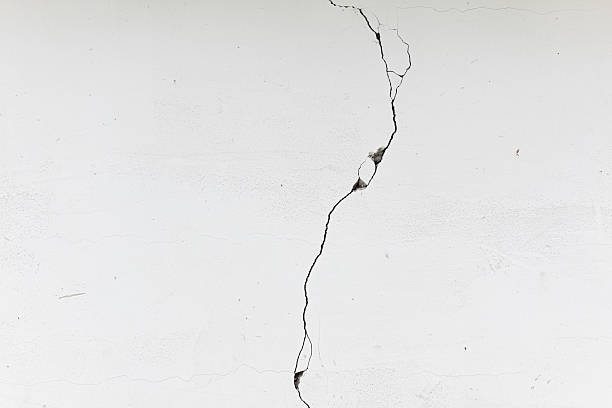
#> input picture crack.jpg, 612 x 408 px
$ python -i better_crack_lines.py   (imports and definitions only)
#> lines starting #> are read from the running program, lines starting #| are printed output that depends on the picture; after the words box and inside, x2 and y2 are one past the last pixel; in counts of white or black regions, pixels touching at a corner belong together
"""better_crack_lines.py
Drop-in replacement for analyze_crack() in predict_csaf.py.

Same return value as before:  (crack_type, edges_img, annotated_img)
  crack_type     "Horizontal Crack" / "Vertical Crack" / "Diagonal Crack" / "Fine Crack"
  edges_img      2-D uint8 mask of the kept crack-like pieces
  annotated_img  RGB copy of the photo with those pieces drawn in red

Why it differs from Canny + Hough: concrete grain makes thousands of tiny
edges, and Hough joins them into "lines". This version looks for DARK THIN
ridges (black-hat filter), then keeps only connected pieces that are long,
thin and not a solid bar. Thick straight bars (window frames, door edges)
are rejected by the fill test.

It is still a heuristic aid, not a validated crack segmenter.
"""
import numpy as np
import cv2
from PIL import Image

WORK_MAX_SIDE = 640      # analyse at most this big (speed); result is scaled back


def _odd(n):
    n = int(round(n))
    return n if n % 2 == 1 else n + 1


def crack_mask(rgb, k_frac=0.04, sigma=2.5, min_len_frac=0.12,
               min_elong=3.0, max_fill=0.65):
    """Return a uint8 mask (0/255) of crack-like pieces for an RGB uint8 image."""
    h, w = rgb.shape[:2]
    gray = cv2.cvtColor(rgb, cv2.COLOR_RGB2GRAY)
    gray = cv2.createCLAHE(clipLimit=2.0, tileGridSize=(8, 8)).apply(gray)
    gray = cv2.GaussianBlur(gray, (3, 3), 0)

    k = _odd(max(9, min(h, w) * k_frac))
    kernel = cv2.getStructuringElement(cv2.MORPH_ELLIPSE, (k, k))
    bh = cv2.morphologyEx(gray, cv2.MORPH_BLACKHAT, kernel).astype(np.float32)

    thr = bh.mean() + sigma * bh.std()
    m = (bh > thr).astype(np.uint8) * 255
    m = cv2.morphologyEx(m, cv2.MORPH_CLOSE,
                         cv2.getStructuringElement(cv2.MORPH_ELLIPSE, (3, 3)))

    n, lab, stats, _ = cv2.connectedComponentsWithStats(m, connectivity=8)
    keep = np.zeros((h, w), np.uint8)
    min_len = min_len_frac * min(h, w)
    for i in range(1, n):
        area = stats[i, cv2.CC_STAT_AREA]
        if area < 20:
            continue
        ys, xs = np.where(lab == i)
        pts = np.column_stack([xs, ys]).astype(np.float32)
        (cx, cy), (rw, rh), _ang = cv2.minAreaRect(pts)
        long_s, short_s = max(rw, rh), max(min(rw, rh), 1.0)
        fill = area / (long_s * short_s)
        if long_s >= min_len and long_s / short_s >= min_elong and fill <= max_fill:
            keep[lab == i] = 255
    return keep


def _orientation_deg(mask):
    """Dominant orientation of the kept pixels, 0 = horizontal, 90 = vertical."""
    ys, xs = np.where(mask > 0)
    if len(xs) < 10:
        return None
    pts = np.column_stack([xs, ys]).astype(np.float32)
    vx, vy, _, _ = cv2.fitLine(pts, cv2.DIST_L2, 0, 0.01, 0.01).ravel()
    return abs(np.degrees(np.arctan2(vy, vx)))


def analyze_crack(image):
    """image: PIL image or RGB numpy array. Returns (crack_type, edges, annotated)."""
    rgb = np.array(image.convert("RGB")) if isinstance(image, Image.Image) else np.asarray(image)
    H, W = rgb.shape[:2]

    s = min(1.0, WORK_MAX_SIDE / max(H, W))
    work = cv2.resize(rgb, (int(W * s), int(H * s)), interpolation=cv2.INTER_AREA) if s < 1 else rgb
    mask_w = crack_mask(work)
    mask = cv2.resize(mask_w, (W, H), interpolation=cv2.INTER_NEAREST) if s < 1 else mask_w

    annotated = rgb.copy()
    thick = cv2.dilate(mask, np.ones((3, 3), np.uint8))
    annotated[thick > 0] = (255, 0, 0)

    ang = _orientation_deg(mask)
    if ang is None:
        crack_type = "Fine Crack"
    elif ang < 20:
        crack_type = "Horizontal Crack"
    elif ang > 70:
        crack_type = "Vertical Crack"
    else:
        crack_type = "Diagonal Crack"
    return crack_type, mask, annotated

>>> from PIL import Image
>>> picture = Image.open('crack.jpg')
#> picture is the input picture: PIL image 612x408 RGB; mean R, G, B 229.2, 229.2, 229.1
>>> result = analyze_crack(picture)
#> in crack_mask, `gray = cv2.createCLAHE(clipLimit=2.0, tileGridSize=(8, 8)).apply(gray)`:
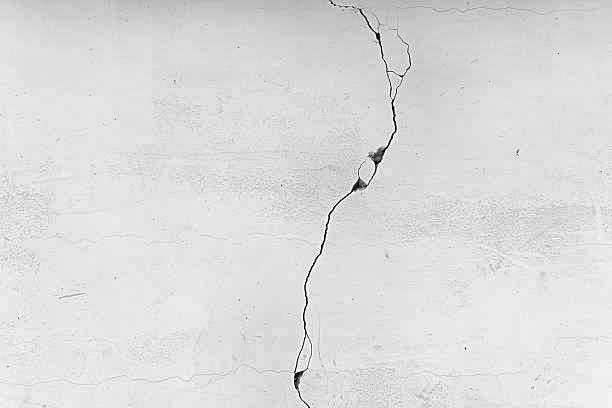
#> gray: shape (408, 612); min 1, max 255, mean 220.3
#> in crack_mask, `bh = cv2.morphologyEx(gray, cv2.MORPH_BLACKHAT, kernel).astype(np.floa..`:
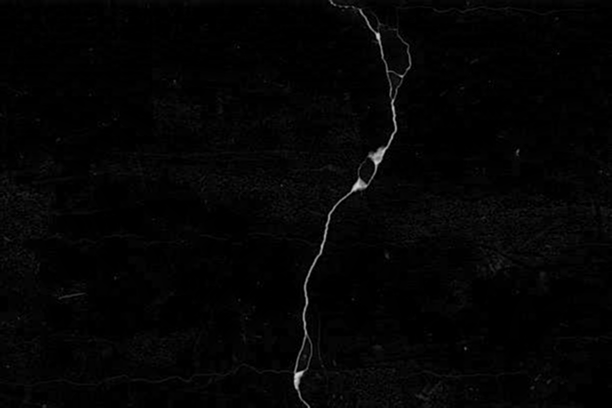
#> bh: shape (408, 612) float32; min 0, max 214, mean 4
#> in crack_mask, `thr = bh.mean() + sigma * bh.std()`: thr = 28.61
#> in crack_mask, `m = (bh > thr).astype(np.uint8) * 255`:
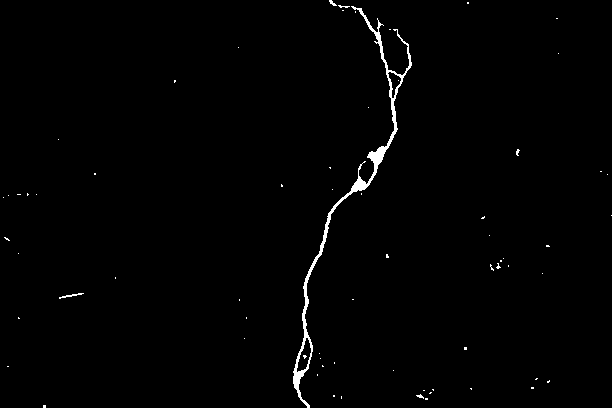
#> m: shape (408, 612); 0.97% white; 68 white regions (65 under 20 px), largest, box (x1, y1, x2, y2) and area: (293, 6, 412, 408) 2075, (59, 293, 84, 299) 46, (329, 0, 337, 6) 23
#> in crack_mask, `m = cv2.morphologyEx(m, cv2.MORPH_CLOSE, cv2.getStructuringElement(cv2..`: m: shape (408, 612); 0.98% white; 66 white regions (62 under 20 px), largest, box (x1, y1, x2, y2) and area: (293, 6, 412, 408) 2104, (59, 293, 84, 299) 46, (416, 394, 428, 400) 26, (329, 0, 337, 6) 24
#> in crack_mask, `n, lab, stats, _ = cv2.connectedComponentsWithStats(m, connectivity=8)`: lab: shape (408, 612) int32; 67 distinct labels, from 0 to 66
#> in crack_mask, `n, lab, stats, _ = cv2.connectedComponentsWithStats(m, connectivity=8)`: n = 67; stats = 67 rows, first 6: [0, 0, 612, 408, 247253], [329, 0, 8, 6, 24], [467, 2, 2, 2, 4], [338, 5, 12, 3, 19], [293, 6, 119, 402, 2104], [342, 10, 2, 1, 2]
#> the loop in crack_mask, `for i in range(1, n):` made 66 passes
#> (area, cx, cy, rw, rh, long_s, short_s, fill) on passes 1, 4, 41: (24, 332, 3, 2.83, 8.49, 8.49, 2.83, 1), (2104, 351.1, 210.1, 403, 69.11, 403, 69.11, 0.0755), (46, 70.92, 295.1, 24.51, 1.88, 24.51, 1.88, 0.999)
#> after the loop in crack_mask, `for i in range(1, n):`:
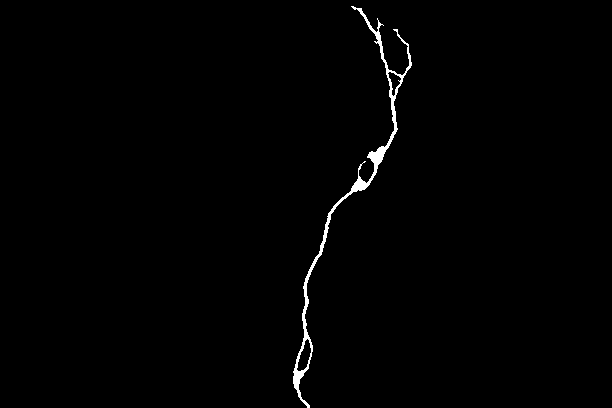
#> keep: shape (408, 612); 0.84% white; 1 white region, box (x1, y1, x2, y2) and area: (293, 6, 412, 408) 2104
#> in analyze_crack, `thick = cv2.dilate(mask, np.ones((3, 3), np.uint8))`:
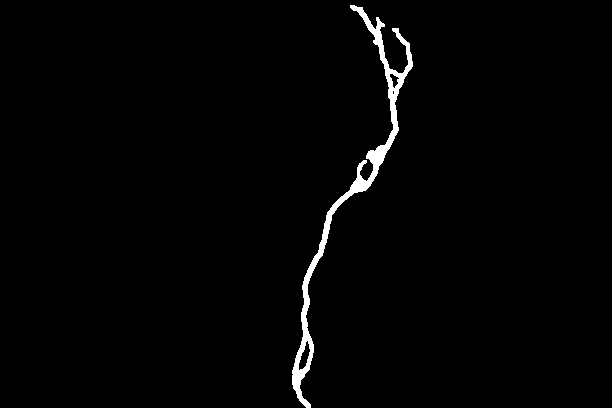
#> thick: shape (408, 612); 1.5% white; 1 white region, box (x1, y1, x2, y2) and area: (292, 5, 413, 408) 3715
#> in analyze_crack, `annotated[thick > 0] = (255, 0, 0)`:
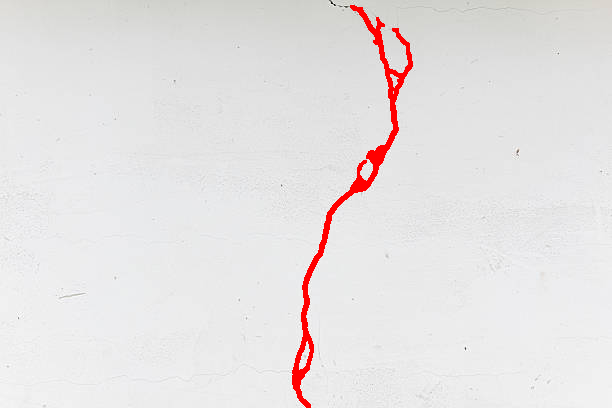
#> annotated: shape (408, 612, 3); 1.49% of pixels changed, all inside (x1, y1, x2, y2) = (292, 5, 413, 408)
#> in _orientation_deg, `ys, xs = np.where(mask > 0)`: ys = 2104 values from 6 to 407; xs = 2104 values, max 411 at index 333, min 293 at index 1900, mean 350.6
#> in _orientation_deg, `pts = np.column_stack([xs, ys]).astype(np.float32)`: pts = 2104 pairs, first value 293 to 411, second value 6 to 407
#> in _orientation_deg, `vx, vy, _, _ = cv2.fitLine(pts, cv2.DIST_L2, 0, 0.01, 0.01).ravel()`: vx = 0.287; vy = -0.958
#> in analyze_crack, `ang = _orientation_deg(mask)`: ang = 73.31
